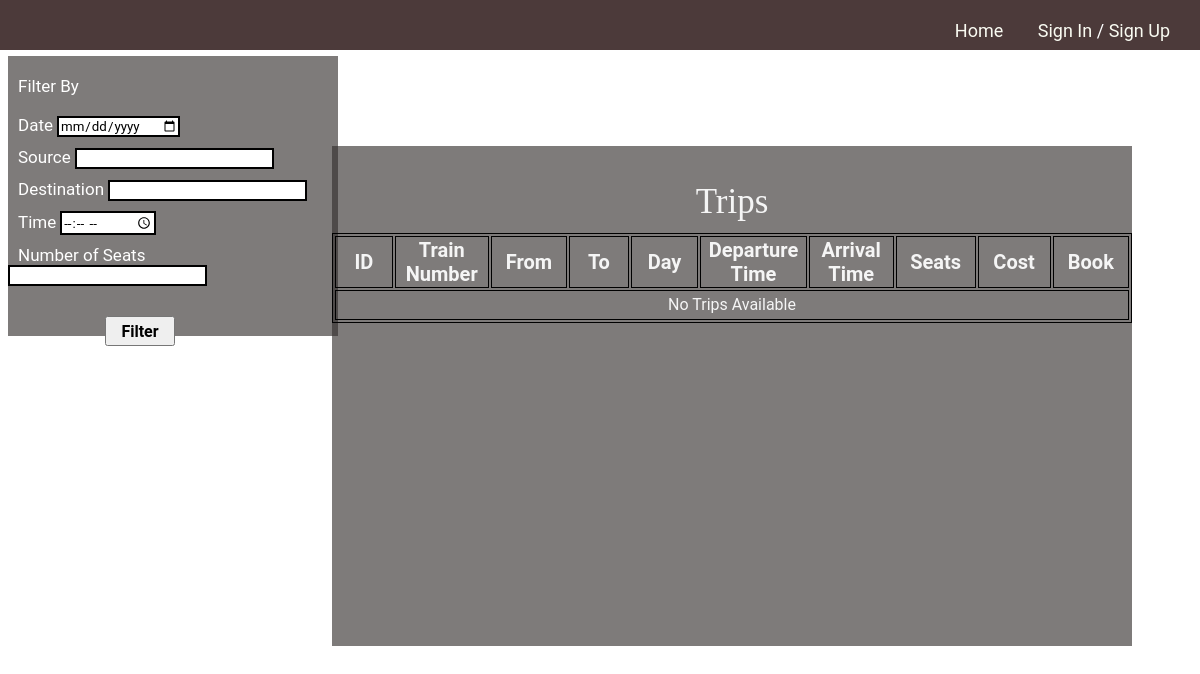
The app's page /, older data.
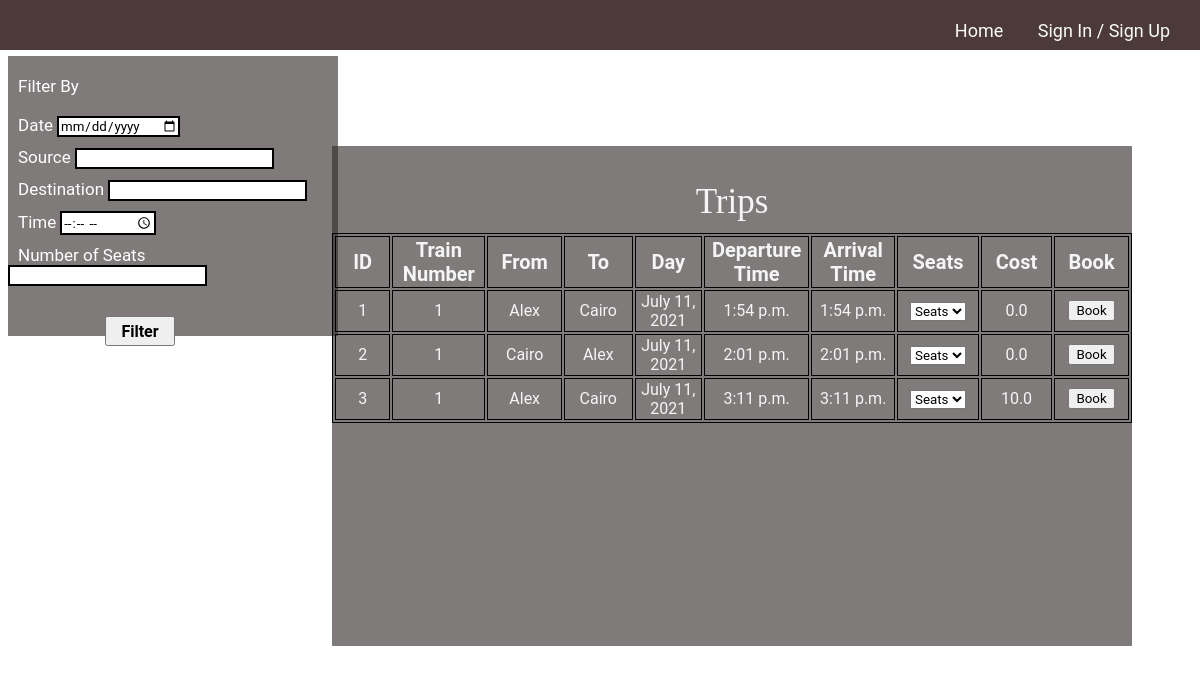
The same page, newer data.
### blog/models.py (models this page shows, shortened)
class Trip(models.Model):
    train = models.ForeignKey(
        Train, on_delete=models.CASCADE, related_name="TripTrain")
    source = models.ForeignKey(
        Station, on_delete=models.CASCADE, related_name="TripSource", null=False)
    destination = models.ForeignKey(
        Station, on_delete=models.CASCADE, related_name="TripDest", null=False)
    day = models.DateField(null=False)
    start_Time = models.TimeField(null=False)
    end_Time = models.TimeField(null=False)
    price = models.FloatField(null=False, default=0)
    Remaining_seats = models.IntegerField(default=0, editable=False)
    seats = models.IntegerField(default=0, editable=False)

class Train(models.Model):
    Number_of_seats = models.IntegerField(default=0)
    source = models.ForeignKey(
        Station, on_delete=models.CASCADE, related_name="TrainSource", null=False)
    destination = models.ForeignKey(
        Station, on_delete=models.CASCADE, related_name="TrainDest", null=False)

class Station(models.Model):
    id = models.IntegerField(default=-1, primary_key=True)
    stationName = models.CharField(max_length=15)

### blog/views.py (the view)
# urls.py: 2. Add a URL to urlpatterns:  path('', views.home, name='home')
@never_cache
def home(request):
    trips = Trip.objects.all()
    return render(request, 'sitePages/home.html', {'trips': trips})

### blog/tags/tags.py (called while the page is built)
@register.simple_tag
def tripSeat(trip):
    book = Book.objects.filter(trip = trip.id)
    bookSeats = book.values_list('seatTrain', flat=True)
    seats = []
    i = 1
    while i <= trip.seats:
        if i not in bookSeats:
            seats.append(i)
        i = i+1
    return seats

### templates/sitePages/home.html (shortened to what this page needs)
{% extends "base.html" %}
{% load static %}
{% load tags %}
{% block head %}
<link rel="stylesheet" href="{% static 'css/homePage.css' %}">
{% endblock%}
{% block content %}
<div class="filter">
    <span><label for="Filter options" id="label1"> Filter By</label></span>
    <br> <br>
    <div id="Filter options">
        <label for="option1"> Date</label>
        <input type="date" id="option1" name="option1"><br>
        <label for="option2"> Source</label>
        <input type="text" id="option2" name="option2"><br>
        <label for="option3"> Destination</label>
        <input type="text" id="option3" name="option3"><br>
        <label for="option4"> Time</label>
        <input type="time" id="option4" name="option4"><br>
        <label for="option5"> Number of Seats</label>
        <input type="text" id="option5" name="option5"><br>
    </div>
    <button> Filter</button>
</div>
<div class="trips" style="overflow: auto;">
    <p> Trips</p>
    <table>
        <tr>
            <th>ID</th>
            <th>Train Number</th>
            <th>From</th>
            <th>To</th>
            <th>Day</th>
            <th>Departure Time</th>
            <th>Arrival Time</th>
            <th>Seats</th>
            <th>Cost</th>
            <th>Book</th>
        </tr>
        {% for trip in trips %}
            <tr id = "{{trip.id}}">
                <td>{{trip.id}}</td>
                <td>{{ trip.train.id }}</td>
                <td>{{trip.source.stationName}}</td>
                <td>{{trip.destination.stationName}}</td>
                <td>{{trip.day}}</td>
                <td>{{trip.start_Time}}</td>
                <td>{{trip.end_Time}}</td>
                <td>
                    <select>
                        <option selected hidden>Seats</option>
                        {% tripSeat trip as seats %}
                    </select>
                </td>
                <td>{{trip.price}}</td>
                <td>
                    <a href="{% url 'blog:certainTrip' trip.id %}"><button>Book</button></a>
                </td>
            </tr>
        {% empty %}
        <tr id="notrip">
            <td colspan="10">No Trips Available</td>
        </tr>
        {% endfor %}
    </table>
</div>
{% endblock content %}

Row changes from the older to the newer data that the page shows:
added Trip: id "1", train.id "1", source.stationName "Alex", destination.stationName "Cairo", day "July 11, 2021", start_Time "1:54 p.m.", end_Time "1:54 p.m.", price "0.0"
added Trip: id "2", train.id "1", source.stationName "Cairo", destination.stationName "Alex", day "July 11, 2021", start_Time "2:01 p.m.", end_Time "2:01 p.m.", price "0.0"
added Trip: id "3", train.id "1", source.stationName "Alex", destination.stationName "Cairo", day "July 11, 2021", start_Time "3:11 p.m.", end_Time "3:11 p.m.", price "10.0"
Text that changed along with them:
text no longer shown: "No Trips Available"
